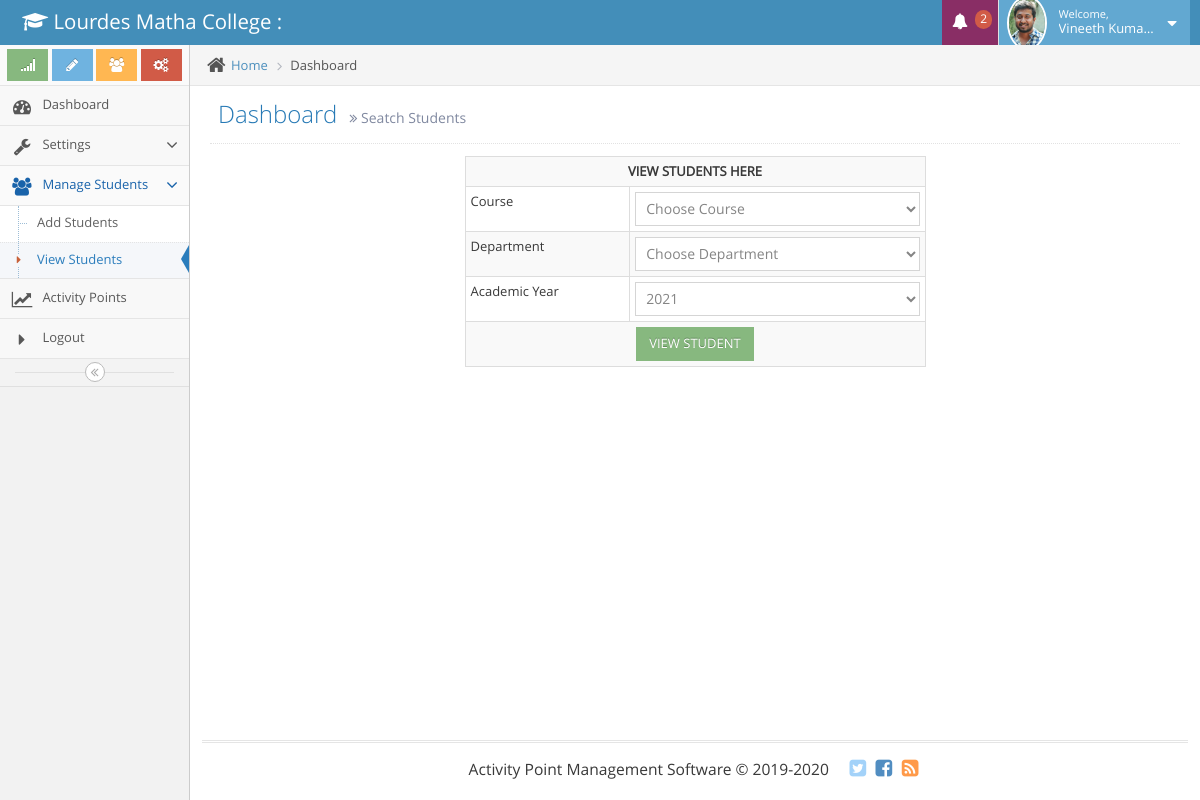
Screenshot of /staff/view-student.php (signed in) with the database file from the repository.
### tables this page shows
CREATE TABLE `staff_data` (
  `sid` int(11) NOT NULL,
  `nme` varchar(100) NOT NULL,
  `stfid` varchar(25) NOT NULL,
  `em` varchar(75) NOT NULL,
  `con` varchar(12) NOT NULL,
  `gndr` varchar(10) NOT NULL,
  `addr` varchar(200) NOT NULL,
  `cid` int(11) NOT NULL,
  `did` int(11) NOT NULL,
  `pic` varchar(75) NOT NULL,
  `dstatus` int(11) NOT NULL,
  `st` int(11) NOT NULL
);

### staff/view-student.php (the view, shortened to what the rows shown need)
<?php
include '../dbconnection.php';
if(isset($_SESSION['stf']))
{
    $uid=$_SESSION['stf'];
    $sel=mysqli_query($dbcon,"select * from staff_data where stfid='$uid'");
    $r=mysqli_fetch_row($sel);
}
else{
    header("location:../index.php");
}
?>
<!DOCTYPE html>
<html lang="en">
	<head>
		<link rel="stylesheet" href="../admin/assets/css/bootstrap.min.css" />
		<link rel="stylesheet" href="../admin/assets/font-awesome/4.5.0/css/font-awesome.min.css" />
		<link rel="stylesheet" href="../admin/assets/css/ace.min.css" class="ace-main-stylesheet" id="main-ace-style" />
		<link rel="stylesheet" href="../admin/assets/css/ace-skins.min.css" />
		<link rel="stylesheet" href="../admin/assets/css/ace-rtl.min.css" />
	</head>
	<body class="no-skin">
		<div id="navbar" class="navbar navbar-default          ace-save-state">
			<div class="navbar-container ace-save-state" id="navbar-container">
				<div class="navbar-buttons navbar-header pull-right" role="navigation">
					<ul class="nav ace-nav">
						<li class="light-blue dropdown-modal">
							<a data-toggle="dropdown" href="#" class="dropdown-toggle">
                                                            <img class="nav-user-photo" src="../admin/staffpic/<?php echo $r[9] ?>" alt=""/>
								<span class="user-info">
									<small>Welcome,</small>
									<?php echo $r[1] ?> ?>
								</span>
								<i class="ace-icon fa fa-caret-down"></i>
							</a>
						</li>
					</ul>
				</div>
			</div>
		</div>
		<div class="main-container ace-save-state" id="main-container">
			<div class="main-content">
				<div class="main-content-inner">
					<div class="page-content">
						<div class="page-header">
							<h1>
								Dashboard
								<small>
									<i class="ace-icon fa fa-angle-double-right"></i>
									Seatch Students
								</small>
							</h1>
						</div>
					</div>
				</div>
			</div>
		</div>
	</body>
</html>

### rows the page displays
staff_data: pic (picture), nme "Vineeth Kuma…"

### other values shown
$college "Lourdes Matha College"
mysqli_num_rows($chk) "2"
form field ay "2021"
